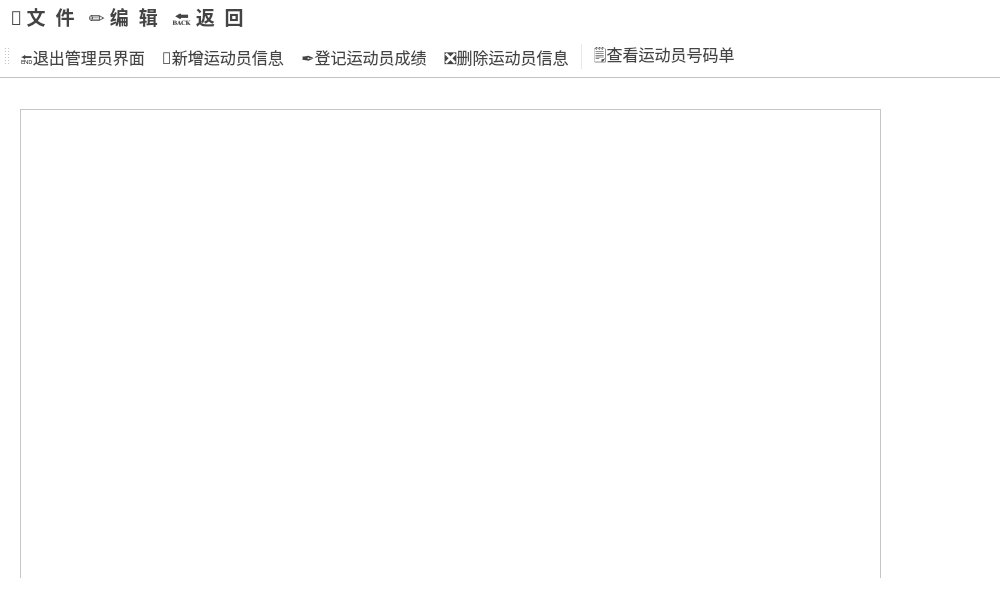
<?xml version="1.0" encoding="UTF-8"?>
<ui version="4.0">
 <class>EditWindow</class>
 <widget class="QMainWindow" name="EditWindow">
  <property name="geometry">
   <rect>
    <x>0</x>
    <y>0</y>
    <width>1000</width>
    <height>600</height>
   </rect>
  </property>
  <property name="font">
   <font>
    <family>微软雅黑</family>
    <pointsize>12</pointsize>
   </font>
  </property>
  <property name="windowTitle">
   <string>运动员成绩管理界面</string>
  </property>
  <property name="styleSheet">
   <string notr="true">color: rgb(68, 68, 68);
background-color: rgb(255, 255, 255);
background-image: url(:/images/background.png);
</string>
  </property>
  <widget class="QWidget" name="centralwidget">
   <widget class="QTableView" name="tableView">
    <property name="geometry">
     <rect>
      <x>20</x>
      <y>30</y>
      <width>861</width>
      <height>541</height>
     </rect>
    </property>
    <property name="layoutDirection">
     <enum>Qt::LeftToRight</enum>
    </property>
   </widget>
  </widget>
  <widget class="QMenuBar" name="menubar">
   <property name="geometry">
    <rect>
     <x>0</x>
     <y>0</y>
     <width>1000</width>
     <height>24</height>
    </rect>
   </property>
   <property name="font">
    <font>
     <family>微软雅黑</family>
     <pointsize>14</pointsize>
     <bold>true</bold>
    </font>
   </property>
   <widget class="QMenu" name="menufile">
    <property name="title">
     <string>📂 文  件</string>
    </property>
    <addaction name="actionclear"/>
    <addaction name="actionlist"/>
   </widget>
   <widget class="QMenu" name="menuedit">
    <property name="title">
     <string>✏️ 编  辑</string>
    </property>
    <addaction name="actionadd"/>
    <addaction name="actiontime"/>
    <addaction name="actiondelete"/>
   </widget>
   <widget class="QMenu" name="menureturn">
    <property name="title">
     <string>🔙 返  回</string>
    </property>
    <addaction name="actionexit"/>
   </widget>
   <addaction name="menufile"/>
   <addaction name="menuedit"/>
   <addaction name="menureturn"/>
  </widget>
  <widget class="QStatusBar" name="statusbar"/>
  <widget class="QToolBar" name="toolBar">
   <property name="windowTitle">
    <string>toolBar</string>
   </property>
   <attribute name="toolBarArea">
    <enum>TopToolBarArea</enum>
   </attribute>
   <attribute name="toolBarBreak">
    <bool>false</bool>
   </attribute>
   <addaction name="actionexit"/>
   <addaction name="actionadd"/>
   <addaction name="actiontime"/>
   <addaction name="actiondelete"/>
   <addaction name="separator"/>
   <addaction name="actionlist"/>
  </widget>
  <action name="actionclear">
   <property name="text">
    <string>⛓️‍💥清除运动员数据</string>
   </property>
   <property name="font">
    <font>
     <family>微软雅黑</family>
     <pointsize>12</pointsize>
    </font>
   </property>
  </action>
  <action name="actionadd">
   <property name="text">
    <string>📝新增运动员信息</string>
   </property>
   <property name="font">
    <font>
     <family>微软雅黑</family>
     <pointsize>12</pointsize>
    </font>
   </property>
  </action>
  <action name="actiontime">
   <property name="text">
    <string>✒️登记运动员成绩</string>
   </property>
   <property name="font">
    <font>
     <family>微软雅黑</family>
     <pointsize>12</pointsize>
    </font>
   </property>
  </action>
  <action name="actiondelete">
   <property name="text">
    <string>❎删除运动员信息</string>
   </property>
   <property name="font">
    <font>
     <family>微软雅黑</family>
     <pointsize>12</pointsize>
    </font>
   </property>
  </action>
  <action name="actionexit">
   <property name="text">
    <string>🔚退出管理员界面</string>
   </property>
   <property name="font">
    <font>
     <family>微软雅黑</family>
     <pointsize>12</pointsize>
    </font>
   </property>
  </action>
  <action name="actionlist">
   <property name="text">
    <string>🗒️查看运动员号码单</string>
   </property>
   <property name="font">
    <font>
     <family>微软雅黑</family>
     <pointsize>12</pointsize>
    </font>
   </property>
  </action>
 </widget>
 <resources/>
 <connections/>
</ui>
